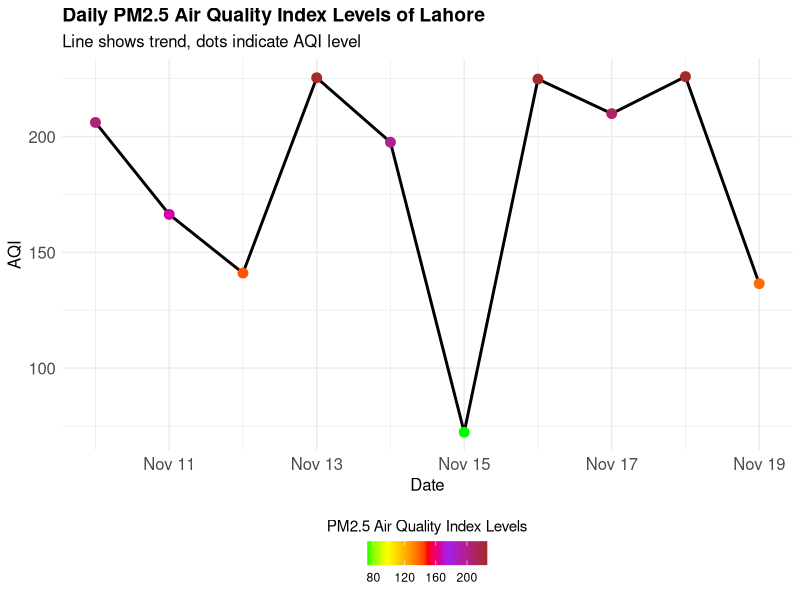

This figure's R source:
# Load ggplot2
# This script generates a line graph of daily PM2.5 Air Quality Index (AQI) levels for Lahore using ggplot2.

# Load necessary libraries----------------------------------------------------
library(ggplot2)
library(scales)  # for the rescale function

# Generate today's date-------------------------------------------------------
today_date <- Sys.Date()

# Sample Data: Generate 10 days of random AQI values between 0 and 300---------
air_quality_data <- data.frame(
  Date = seq(as.Date(today_date), by="day", length.out=10),
  AQI = runif(10, min=0, max=300)  # Random AQI values between 0 and 300
)

# Ensure air_quality_data has no missing dates or fill them if necessary--------
air_quality_data <- na.omit(air_quality_data)  # Remove rows with NA values
if (nrow(air_quality_data) < 10) {
  warning("Data is missing for some dates")
}

# Create line graph of AQI levels----------------------------------------------
ggplot(air_quality_data, aes(x=Date, y=AQI)) +
  geom_line(color="black", linewidth=1) +  # Single color for the line
  geom_point(aes(color=AQI), size=3) +  # Points colored based on AQI values
  scale_color_gradientn(colors=c("green", "yellow", "orange", "red", "purple", "brown"),
                        values=rescale(c(0, 50, 100, 150, 200, 300)),
                        guide=guide_colourbar(title="PM2.5 Air Quality Index Levels", title.position = "top", title.hjust = 0.5)) +
  labs(title="Daily PM2.5 Air Quality Index Levels of Lahore",
       subtitle="Line shows trend, dots indicate AQI level",
       x="Date",
       y="AQI") +
  theme_minimal() +
  theme(plot.title = element_text(size=14, face="bold"),
        plot.subtitle = element_text(size=12),
        legend.position="bottom",
        axis.text = element_text(size=12),
        axis.title = element_text(size=12))
